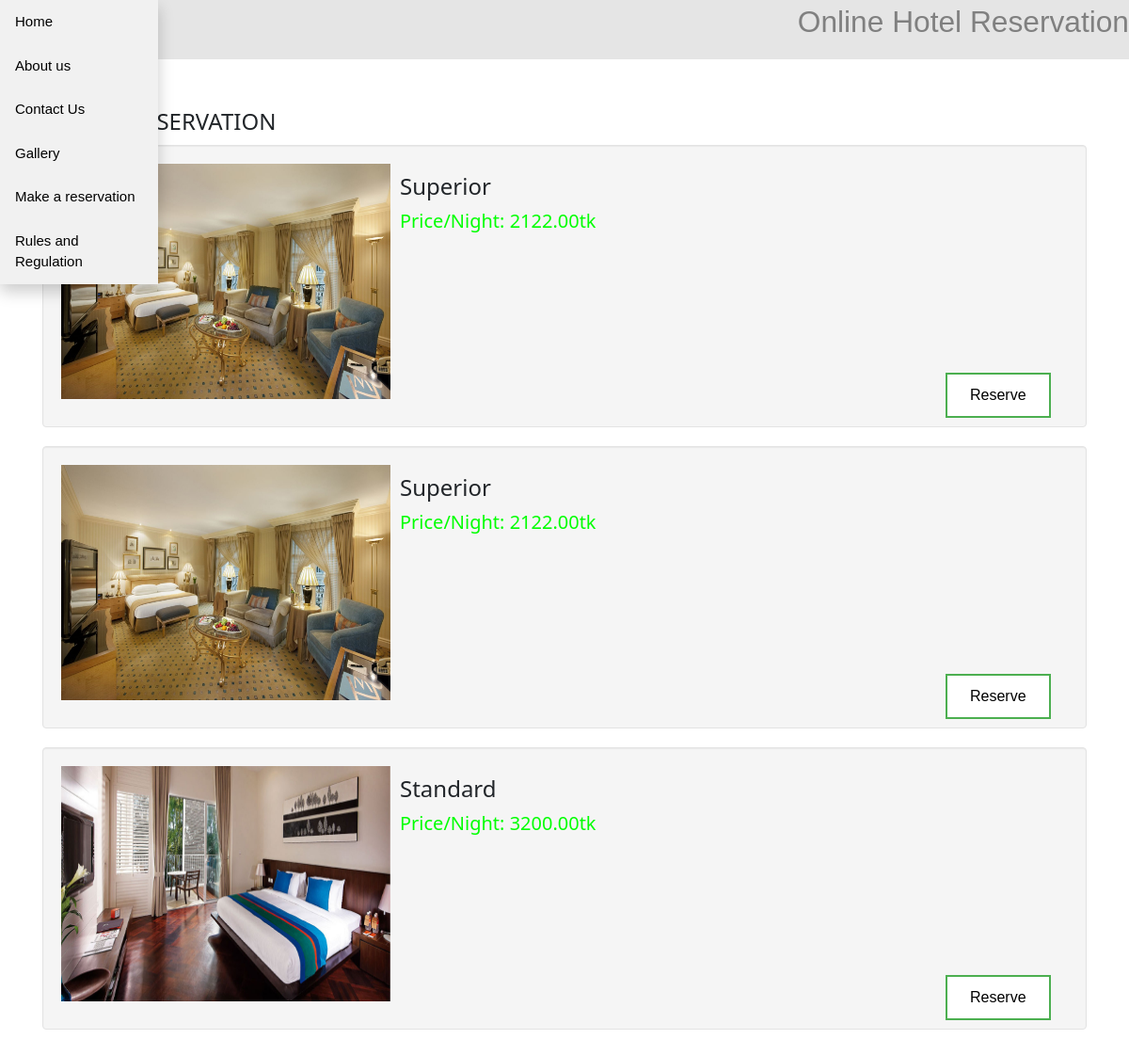
The app's page /reservation.php with its own data.
### tables this page shows
CREATE TABLE `room` (
  `room_id` int(11) NOT NULL,
  `room_type` varchar(50) NOT NULL,
  `price` varchar(11) NOT NULL,
  `photo` varchar(100) NOT NULL
);

### reservation.php (the view, shortened to what this page needs)
<!DOCTYPE html>
<html lang="en">
<head>
  <?php include 'config.php' ?>
</head>
<body>
  <div class="topbar">
    <div class="dropdown">
      <button class="dropbtn">Make a reservation</button>
    </div>
    <a style="float: right; font-size: 4ex; font-style: bold; color: gray;">Online Hotel Reservation</a>
  </div>
  <div class="main  ">
    <strong>
      <h3>MAKE A RESERVATION <br></h3>
    </strong>
    <?php
    require_once 'lib/db/connect.php';
    $query = $conn->query("SELECT * FROM `room` ORDER BY `price` ASC") or die("Connection failed: " . $conn->connect_error);
    while ($fetch = $query->fetch_array()) {
    ?>
      <div class="well" style="height:300px; width:100%;">
        <div style="float:left;">
          <img src="photo/<?php echo $fetch['photo'] ?>" height="250" width="350" />
        </div>
        <div style="float:left; margin-left:10px;">
          <h3><?php echo $fetch['room_type'] ?></h3>
          <h4 style="color:#00ff00;"><?php echo "Price/Night: " . $fetch['price'] . ".00tk" ?></h4>
          <br /><br /><br /><br /><br /><br />
          <a style="margin-left:580px;" href="add_reserve.php?room_id=<?php echo $fetch['room_id'] ?>" class="button1"> Reserve</a>
        </div>
      </div>
    <?php
    }
    ?>
  </div>
</body>
</html>

### config.php
<link rel = "stylesheet" href = "lib/css/bootstrap.css">
<link rel = "stylesheet" href = "lib/css/style.css">
<link rel = "stylesheet" href = "lib/css/w3.css">

### reservation.php (style rules this page uses)
.button1 { background-color: #4CAF50; border: none; color: white; padding: 10px 24px; text-align: center; text-decoration: none; display: inline-block; font-size: 16px; margin: 4px 2px; transition-duration: 0.4s; cursor: pointer; background-color: white; color: black; border: 2px solid #4CAF50; }
.well { min-height: 20px; padding: 19px; margin-bottom: 20px; background-color: #f5f5f5; border: 1px solid #e3e3e3; border-radius: 4px; -webkit-box-shadow: inset 0 1px 1px rgba(0, 0, 0, .05); box-shadow: inset 0 1px 1px rgba(0, 0, 0, .05); }

### records on screen
room: photo (picture), room_type "Superior", price "2122"
room: photo (picture), room_type "Superior", price "2122"
room: photo (picture), room_type "Standard", price "3200"
